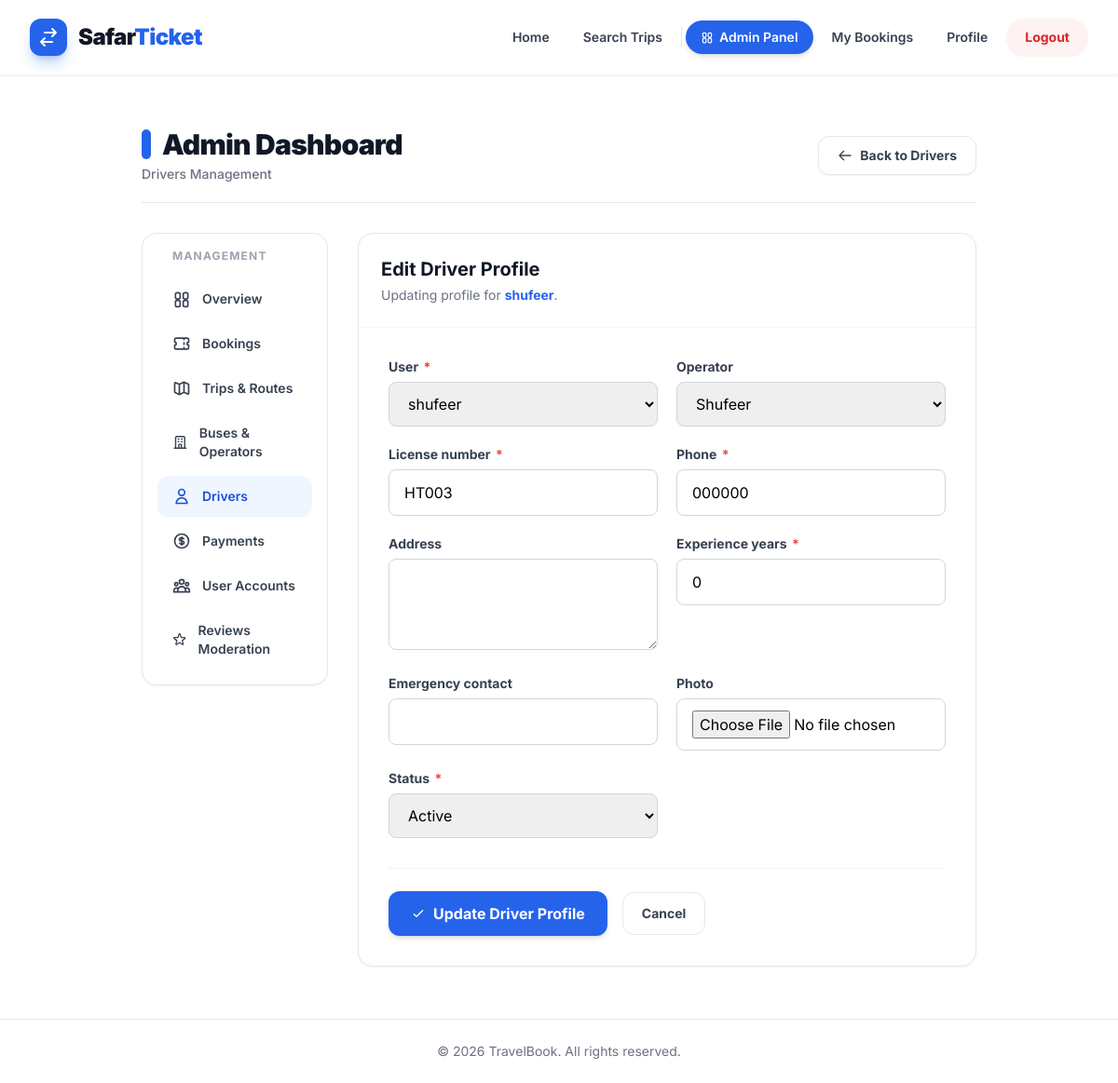
/admin-panel/drivers/2/edit/ (signed in), run on the app's committed database.
### driver/models.py (models this page shows, shortened)
class DriverProfile(models.Model):
    STATUS_CHOICES = (
        ('ACTIVE', 'Active'),
        ('INACTIVE', 'Inactive'),
        ('ON_TRIP', 'On Trip'),
    )
    user = models.OneToOneField(User, on_delete=models.CASCADE, related_name='driver_profile')
    operator = models.ForeignKey('listing.BusOperator', on_delete=models.SET_NULL, null=True, blank=True, related_name='drivers')
    license_number = models.CharField(max_length=50)
    phone = models.CharField(max_length=20)
    address = models.TextField(blank=True, null=True)
    experience_years = models.PositiveIntegerField(default=0)
    emergency_contact = models.CharField(max_length=100, blank=True, null=True)
    photo = models.ImageField(upload_to='driver_photos/', blank=True, null=True)
    status = models.CharField(max_length=20, choices=STATUS_CHOICES, default='ACTIVE')

### system_admin/decorators.py (the view)
    def _wrapped_view(request, *args, **kwargs):
        if not request.user.is_authenticated:
            path = request.get_full_path()
            return redirect(f'/accounts/login/?next={path}')
        is_admin = False
        if request.user.is_superuser or request.user.is_staff:
            is_admin = True
        elif hasattr(request.user, 'profile') and request.user.profile.role == 'ADMIN':
            is_admin = True
        if is_admin:
            return view_func(request, *args, **kwargs)
        raise PermissionDenied("Access Denied: You do not have permissions to access the Admin Panel.")

### system_admin/forms.py
class DriverProfileForm(BaseAdminForm):
    class Meta:
        model = DriverProfile
        fields = ['user', 'operator', 'license_number', 'phone', 'address', 'experience_years', 'emergency_contact', 'photo', 'status']

### listing/models.py (called while the page is built)
    def __str__(self):
        return self.name

### system_admin/views.py (called while the page is built)
@login_required
@admin_required
def driver_edit(request, pk):
    driver = get_object_or_404(DriverProfile, pk=pk)
    if request.method == 'POST':
        form = DriverProfileForm(request.POST, request.FILES, instance=driver)
        if form.is_valid():
            form.save()
            messages.success(request, "Driver profile updated successfully!")
            return redirect('system_admin:drivers_list')
    else:
        form = DriverProfileForm(instance=driver)
    return render(request, 'system_admin/driver_form.html', {'form': form, 'title': 'Edit Driver Profile', 'driver': driver})

### system_admin/templates/system_admin/driver_form.html (shortened to what this page needs)
{% extends 'base.html' %}
{% block content %}
<div class="max-w-7xl mx-auto my-6 px-4 sm:px-6 lg:px-8">
    <div class="flex flex-col md:flex-row md:items-center md:justify-between border-b border-gray-200 pb-5 mb-8">
        <div>
            <h1 class="text-3xl font-black text-gray-900 tracking-tight flex items-center gap-3">
                <span class="w-2.5 h-8 bg-blue-600 rounded-full"></span>
                Admin Dashboard
            </h1>
            <p class="text-gray-500 font-medium text-sm mt-1">Drivers Management</p>
        </div>
        <div class="mt-4 md:mt-0">
            <a href="{% url 'system_admin:drivers_list' %}" class="px-5 py-2.5 bg-white border border-gray-200 text-gray-700 font-bold text-sm rounded-xl hover:bg-gray-50 shadow-sm transition flex items-center gap-2">
                <svg class="w-4 h-4" fill="none" stroke="currentColor" viewBox="0 0 24 24"><path stroke-linecap="round" stroke-linejoin="round" stroke-width="2" d="M10 19l-7-7m0 0l7-7m-7 7h18"></path></svg>
                Back to Drivers
            </a>
        </div>
    </div>
    <div class="grid grid-cols-1 lg:grid-cols-4 gap-8">
        {% with active_tab='drivers' %}{% include 'system_admin/_admin_sidebar.html' %}{% endwith %}
        <div class="lg:col-span-3">
            <div class="bg-white rounded-2xl border border-gray-150 shadow-sm overflow-hidden">
                <div class="p-6 border-b border-gray-100">
                    <h2 class="text-xl font-bold text-gray-900">{{ title }}</h2>
                    <p class="text-sm text-gray-500 mt-1">{% if driver %}Updating profile for <span class="font-bold text-blue-600">{{ driver.user.username }}</span>.{% else %}Register a new driver and link them to a user account.{% endif %}</p>
                </div>
                <div class="p-6 sm:p-8">
                    <form method="POST" enctype="multipart/form-data">
                        <div class="grid grid-cols-1 sm:grid-cols-2 gap-5">
                            {% for field in form %}
                            <div>
                                <label for="{{ field.id_for_label }}" class="block text-sm font-bold text-gray-700 mb-1.5">
                                    {{ field.label }}
                                    {% if field.field.required %}<span class="text-red-500 ml-0.5">*</span>{% endif %}
                                </label>
                                {{ field }}
                            </div>
                            {% endfor %}
                        </div>
                        <div class="flex items-center gap-4 mt-8 pt-6 border-t border-gray-100">
                            <button type="submit" class="px-6 py-3 bg-blue-600 hover:bg-blue-700 text-white font-bold rounded-xl shadow-md transition hover:-translate-y-0.5 flex items-center gap-2">
                                <svg class="w-4 h-4" fill="none" stroke="currentColor" viewBox="0 0 24 24"><path stroke-linecap="round" stroke-linejoin="round" stroke-width="2" d="M5 13l4 4L19 7"></path></svg>
                                {% if driver %}Update Driver Profile{% else %}Register Driver{% endif %}
                            </button>
                            <a href="{% url 'system_admin:drivers_list' %}" class="px-5 py-3 border border-gray-200 text-gray-700 font-bold rounded-xl hover:bg-gray-50 transition text-sm">Cancel</a>
                        </div>
                    </form>
                </div>
            </div>
        </div>
    </div>
</div>
{% endblock %}

### templates/base.html (style rules this page uses)
body { font-family: 'Inter', sans-serif; @apply bg-gray-50 text-gray-900; }

### data on the page
DriverProfile: user.username "shufeer", form "shufeer" "Shufeer" "HT003" "000000" "0" "Active"

### other printed values
{{ title }} "Edit Driver Profile"
{{ field.label }} "User" "Operator" "License number" "Phone" "Address" "Experience years" "Emergency contact" "Photo" "Status"
